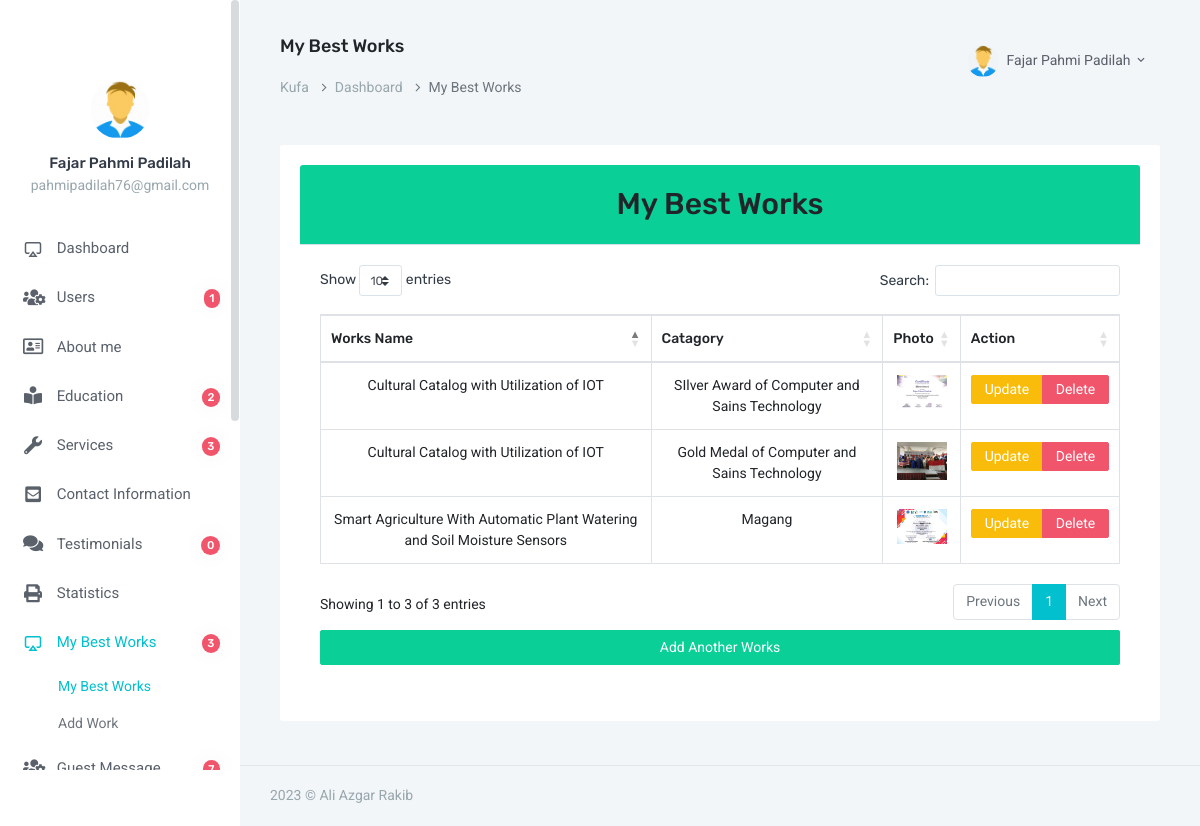
/admin/best_works.php (signed in), run on the app's committed database.
### tables this page shows
CREATE TABLE `users` (
  `id` int(3) NOT NULL,
  `fname` varchar(100) NOT NULL,
  `email` varchar(100) NOT NULL,
  `password` varchar(255) NOT NULL,
  `status` int(1) NOT NULL DEFAULT 1,
  `photo` varchar(100) NOT NULL DEFAULT 'default.png'
);

CREATE TABLE `my_best_works` (
  `id` int(2) NOT NULL,
  `works_name` varchar(100) NOT NULL,
  `catagory` varchar(100) NOT NULL,
  `photo` varchar(110) NOT NULL DEFAULT 'default.jpg'
);

### admin/best_works.php (the view, shortened to what this page needs)
<?php
$title="My Best Works";
require_once "header.php";
require_once "db.php";
$all_works = $dbcon->query("SELECT * FROM my_best_works");
?>
                                	<div class="card mb-3" >
																	  <div class="card-header bg-success text-center"><h2>My Best Works</h2></div>
																	  <div class="card-body">
																				<table id="example" class="table table-bordered text-center">
																					<thead>
																						<tr>
																							<th>Works Name</th>
																							<th>Catagory</th>
																							<th>Photo</th>
																							<th>Action</th>
																						</tr>
																					</thead>
																					<tbody>
																					<?php foreach ($all_works as $result) {
																					 ?>
																						<tr>
																							<td><?=$result['works_name']?></td>
																							<td><?=$result['catagory']?></td>
																							<td><img src="image/my_best_works/<?=$result['photo']?>" alt="" style="width: 50px;"></td>
																							<td>
																								<div class="btn-group">
																									<a class="btn btn-sm btn-warning" href="best_works_update.php?id=<?=base64_encode($result['id'])?>">Update</a>
																									<a class="btn btn-sm btn-danger" href="best_works_delete.php?id=<?=base64_encode($result['id'])?>">Delete</a>
																								</div>
																							</td>
																						</tr>
																					<?php } ?>
																					</tbody>
																				</table>
																				<a class="btn btn-block btn-success mt-2" href="my_best_works.php">Add Another Works</a>
																	  </div>
																	</div>
<?php
    require_once "footer.php";
?>

### admin/header.php (shortened to what this page needs)
<?php require_once "db.php"; ?>
<!doctype html>
<html lang="en">
<head>
        <link rel="stylesheet" href="https://cdnjs.cloudflare.com/ajax/libs/twitter-bootstrap/4.1.3/css/bootstrap.css">
        <link rel="stylesheet" href="https://cdn.datatables.net/1.10.20/css/dataTables.bootstrap4.min.css">
        <link href="assets/css/bootstrap.min.css" rel="stylesheet" type="text/css" />
        <link href="assets/css/icons.css" rel="stylesheet" type="text/css" />
        <link rel="stylesheet" href="../front_end_assets/css/fontawesome-all.min.css">
        <link href="assets/css/metismenu.min.css" rel="stylesheet" type="text/css" />
        <link href="assets/css/style.css" rel="stylesheet" type="text/css" />
    </head>
    <body>
        <div id="wrapper">
            <div class="left side-menu">
                <div class="slimscroll-menu" id="remove-scroll">
                    <div class="user-box">
                        <div class="user-img">
                <?php
                    $email_for_photo = $_SESSION['user_email'];
                    $query_for_photo = $dbcon->query( "SELECT photo FROM users WHERE email='$email_for_photo'");
                    $photo_from_db   = $query_for_photo -> fetch_assoc();
                 ?>
                            <img src="image/users/<?=$photo_from_db['photo']?>" alt="user-img" title="Mat Helme" class="rounded-circle img-fluid">
                        </div>
                        <h5><a href="#"><?= $_SESSION['user_name']?></a> </h5>
                        <p class="text-muted"><?=$_SESSION['user_email']?></p>
                    </div>
                    <div id="sidebar-menu">
                        <ul class="metismenu" id="side-menu">
                            <li>
                                <a href="index.php">
                                    <i class="fi-air-play"></i> <span> Dashboard </span>
                                </a>
                            </li>
                            <li>
                                <a href="users.php"><i class="fas fa-users-cog"></i>
                                    <span class="badge badge-danger badge-pill float-right">
                                        <?php
                                        $result = $dbcon->query("SELECT COUNT(*) AS total_users FROM users");
                                        $row = $result->fetch_assoc();
                                        echo $row['total_users'];
                                        ?>
                                    </span>
                                    <span> Users </span>
                                </a>
                            </li>
                            <li>
                                <a href="javascript: void(0);"><i class="far fa-address-card"></i>  <span> About me </span></a>
                            </li>
                            <li>
                                <a href="javascript: void(0);"><i class="fas fa-book-reader"></i>
                                    <span class="badge badge-danger badge-pill float-right">
                                        <?php
                                        $education_result = $dbcon->query("SELECT COUNT(*) AS total_field FROM education_informations");
                                        $education_row = $education_result->fetch_assoc();
                                        echo $education_row['total_field'];
                                        ?>
                                    </span>
                                <span> Education </span></a>
                            </li>
                            <li>
                                <a href="javascript: void(0);"><i class="fas fa-wrench"></i>
                                    <span class="badge badge-danger badge-pill float-right">
                                        <?php
                                        $services_result = $dbcon->query("SELECT COUNT(*) AS total_field FROM services");
                                        $services_row = $services_result->fetch_assoc();
                                        echo $services_row['total_field'];
                                        ?>
                                    </span>
                                    <span> Services </span></a>
                            </li>
                            <li>
                                <a href="javascript: void(0);"><i class="fas fa-envelope-square"></i> <span> Contact Information</span></a>
                            </li>
                            <li>
                                <a href="javascript: void(0);"><i class="fas fa-comments"></i>
                                    <span class="badge badge-danger badge-pill float-right">
                                        <?php
                                        $testimonial_result = $dbcon->query("SELECT COUNT(*) AS total_field FROM testimonials");
                                        $testimonial_row = $testimonial_result->fetch_assoc();
                                        echo $testimonial_row['total_field'];
                                        ?>
                                    </span>
                                    <span> Testimonials</span></a>
                            </li>
                            <li>
                                <a href="javascript: void(0);"><i class="fas fa-print"></i><span> Statistics</span></a>
                            </li>
                            <li>
                                <a href="javascript: void(0);"><i class="fi-air-play"></i>
                                    <span class="badge badge-danger badge-pill float-right">
                                        <?php
                                        $best_works_result = $dbcon->query("SELECT COUNT(*) AS total_field FROM my_best_works");
                                        $best_works_row = $best_works_result->fetch_assoc();
                                        echo $best_works_row['total_field'];
                                        ?>
                                    </span>
                                    <span> My Best Works</span></a>
                                <ul class="nav-second-level" aria-expanded="false">
                                    <li><a href="best_works.php">My Best Works</a></li>
                                    <li><a href="my_best_works.php">Add Work</a></li>
                                </ul>
                            </li>
                            <li>
                                <a href="all_guest_message.php">
                                    <i class="fas fa-users-cog"></i>
                                    <span class="badge badge-danger badge-pill float-right">
                                        <?php
                                        $guest_message_result = $dbcon->query("SELECT COUNT(*) AS total_field FROM guest_messages");
                                        $guest_message_row = $guest_message_result->fetch_assoc();
                                        echo $guest_message_row['total_field'];
                                        ?>
                                    </span>
                                     <span> Guest Message</span>
                                </a>
                            </li>
                        </ul>
                    </div>
                </div>
            </div>
            <div class="content-page">
                <div class="topbar">
                    <nav class="navbar-custom">
                        <ul class="list-unstyled topbar-right-menu float-right mb-0">
                            <li class="dropdown notification-list">
                                <a class="nav-link dropdown-toggle nav-user" data-toggle="dropdown" href="#" role="button"
                                   aria-haspopup="false" aria-expanded="false">
                                    <img src="image/users/<?=$photo_from_db['photo']?>" alt="user" class="rounded-circle"> <span class="ml-1"><?=$_SESSION['user_name']?> <i class="mdi mdi-chevron-down"></i> </span>
                                </a>
                            </li>
                        </ul>
                        <ul class="list-inline menu-left mb-0">
                            <li>
                                <h4 class="page-title-main"><?=$title?></h4>
                                <ol class="breadcrumb">
                                    <li class="breadcrumb-item"><a href="../index.php">Kufa</a></li>
                                    <li class="breadcrumb-item"><a href="index.php">Dashboard</a></li>
                                    <li class="breadcrumb-item active"><?=$title?></li>
                                </ol>
                            </li>
                        </ul>
                    </nav>
                </div>
                <div class="content">
                    <div class="container-fluid">
                        <div class="row">
                            <div class="col-12">
                                <div class="card-box">

### data on the page
users: photo (picture)
my_best_works: works_name "Cultural Catalog with Utilization of IOT", catagory "SIlver Award of Computer and Sains Technology", photo (picture)
my_best_works: works_name "Cultural Catalog with Utilization of IOT", catagory "Gold Medal of Computer and Sains Technology", photo (picture)
my_best_works: works_name "Smart Agriculture With Automatic Plant Watering and Soil Moisture Sensors", catagory "Magang", photo (picture)

### other printed values
$_SESSION['user_name'] "Fajar Pahmi Padilah"
$_SESSION['user_email'] "pahmipadilah76@gmail.com"
$row['total_users'] "1"
$education_row['total_field'] "2"
$services_row['total_field'] "3"
$testimonial_row['total_field'] "0"
$best_works_row['total_field'] "3"
$title "My Best Works"
